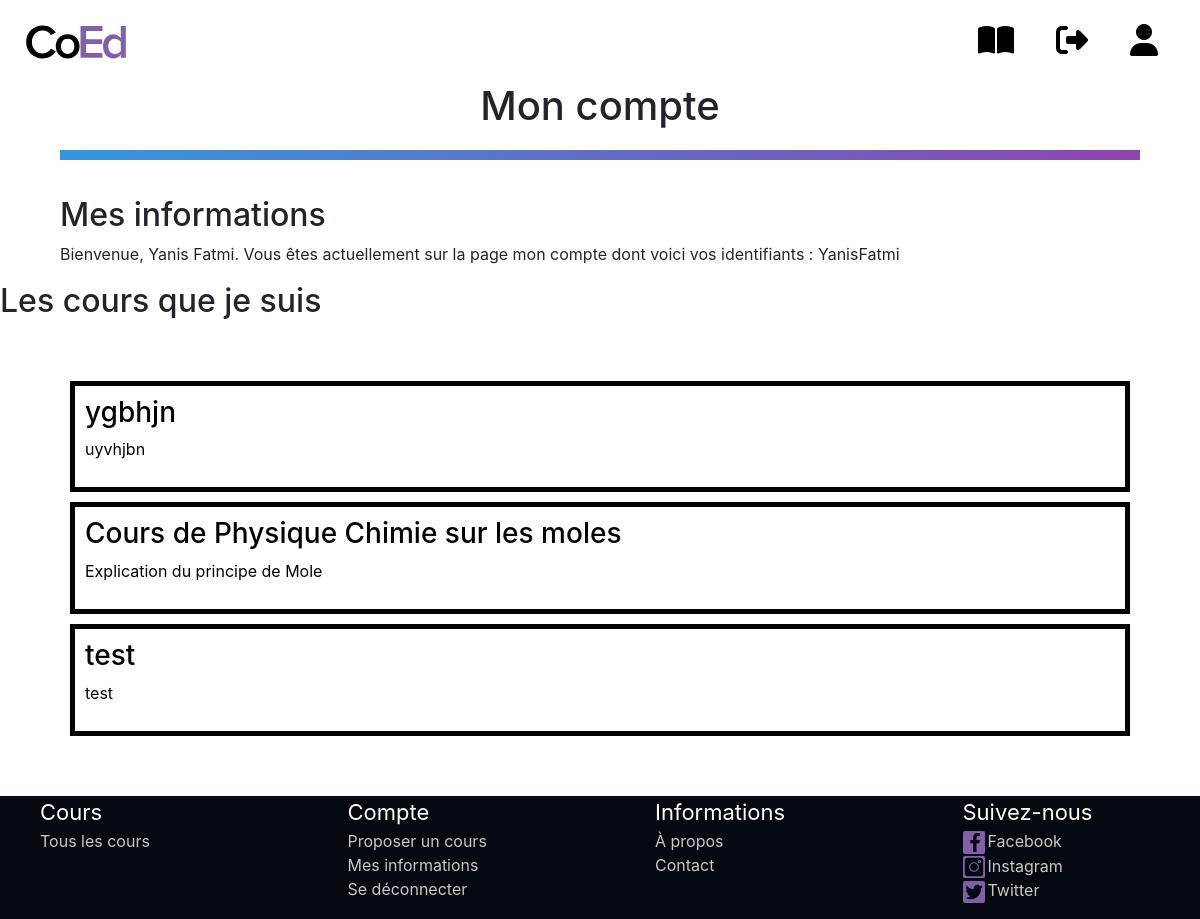
The app's page /index.php?page=login (signed in), older data.
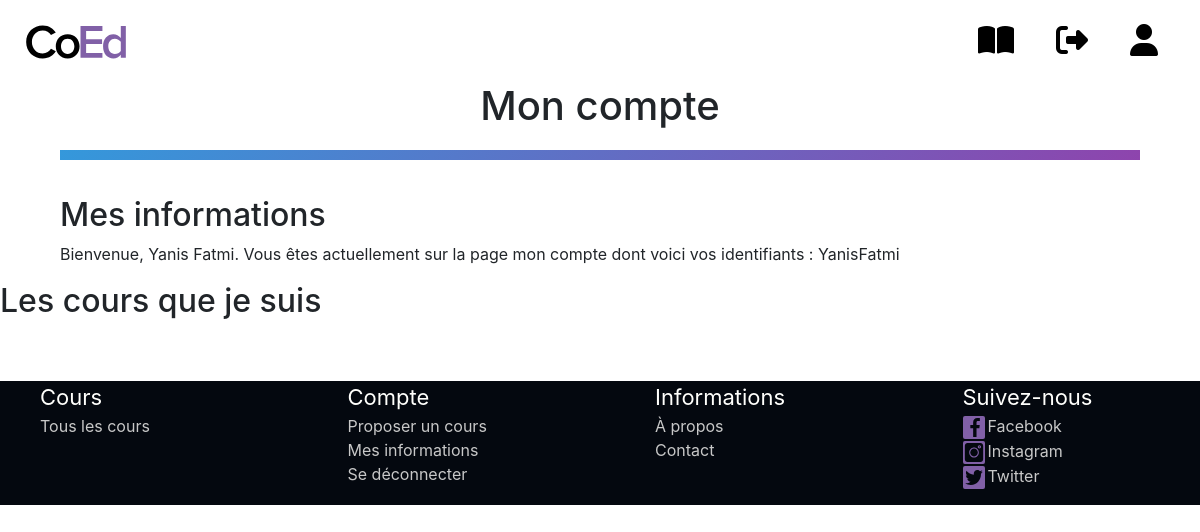
The same page, newer data.
### tables this page shows
CREATE TABLE `usercourses` (
  `idusercourses` int(255) NOT NULL,
  `score` int(11) DEFAULT NULL,
  `username` varchar(100) NOT NULL,
  `courseid` int(255) NOT NULL
);

CREATE TABLE `courses` (
  `courseid` int(255) NOT NULL,
  `subject` varchar(100) NOT NULL,
  `title` varchar(1000) NOT NULL,
  `content` varchar(2000) NOT NULL,
  `url` varchar(2000) NOT NULL,
  `valide` varchar(10) DEFAULT NULL
);

### controller/courseController.php (called while the page is built, shortened)
<?php
include_once './models/Bdd.php';
function getCourseById($id){
    $Bdd = new Bdd();
    $course = $Bdd->getCourseById($id);
    return $course;
}
function getAllIdAccountCourses(){
    $Bdd = new Bdd();
    $idcourses = $Bdd->getAccountIdCourses($_SESSION['username']);
    return $idcourses;
}

### models/Bdd.php (called while the page is built, shortened)
<?php
class Bdd
{
    private $connexion;
    public function __construct()
    {
        try {
            $this->connexion = new PDO('mysql:host=localhost;dbname=webpjt;charset=utf8', 'root', 'root');
        } catch (PDOException $Exception) {
            echo "Erreur de connexion à la base de donnée";
            exit;
        }
    }
    public function getAccountIdCourses($username)
    {
        $sql = 'SELECT courseid FROM usercourses WHERE username = :username';
        $var = $this->connexion->prepare($sql);
        $var->execute([":username" => $username]);
        $idcourses = $var->fetchAll(PDO::FETCH_ASSOC);
        return $idcourses;
    }
    public function getCourseById($id)
    {
        $sql = 'SELECT * FROM courses where courseid = :id';
        $var = $this->connexion->prepare($sql);
        $var->execute([":id" => $id]);
        $course = $var->fetch(PDO::FETCH_ASSOC);
        return $course;
    }
}

### views/myaccount.php (the view, shortened to what this page needs)
<!DOCTYPE html>
<html lang="en">
<head>
    <link rel="stylesheet" href="./styles/stylemyaccount.css">
</head>
<body>
    <div class="tous">
        <h1>Mon compte</h1>
        <div class="separation"></div>
        <div class="myinfo">
            <h2>Mes informations</h2>
            <p>Bienvenue, <?php echo $_SESSION['firstname'] ?> <?php echo $_SESSION['lastname'] ?>. Vous êtes actuellement sur la page mon compte dont voici vos identifiants : <?php echo $_SESSION['username'] ?></p>
        </div>
        <div class="mycourses">
            <h2>Les cours que je suis</h2>
            <?php
            include_once './controller/courseController.php';
            $idcourses = getAllIdAccountCourses();
            echo "<div class=\"allcourses\">";
            foreach ($idcourses as $idcourse) {
                $course = getCourseById($idcourse['courseid']);
                if ($course['valide'] == "oui") {
                    echo "<a href=\"index.php?page=coursdisplay&id=" . $course['courseid'] . "\">
                <div class=\"course\">
                    <h3>" . $course['title'] . "</h3>
                    <p>" . $course['subject'] . "</p>
                </div>
            </a>";
                }
            }
            echo "</div>";
            ?>
        </div>
    </div>
</body>
</html>

Row changes from the older to the newer data that the page shows:
removed usercourses: courseid.title "ygbhjn", courseid.subject "uyvhjbn"
removed usercourses: courseid.title "Cours de Physique Chimie sur les moles", courseid.subject "Explication du principe de Mole"
removed usercourses: courseid.title "test", courseid.subject "test"
